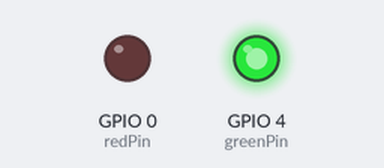
This sketch was run on a simulated ESP8266 (NodeMCU). Shown: output pins drawn as LEDs (lit = HIGH). WiFi joins after 1.5 s; servers stay silent unless stated.

Above: at 0.1 s.
Timing chart, 0 to 3.0 s (numbered marks = the images above):
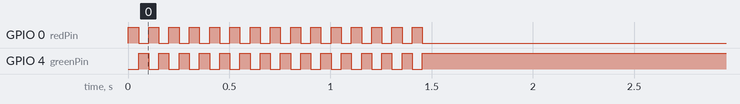

The sketch:

isItMe.ino
```cpp
#include <ESP8266WiFi.h>
#include <ESP8266Ping.h>

const int redPin = 0; //D3
const int greenPin = 4; //D4

void setup() {
  pinMode(redPin, OUTPUT);
  pinMode(greenPin, OUTPUT);
  WiFi.begin("REDACTED", "REDACTED");
  while(WiFi.status() != WL_CONNECTED) {
    digitalWrite(greenPin, LOW);
    digitalWrite(redPin, HIGH);
    delay(50);
    digitalWrite(redPin, LOW);
    digitalWrite(greenPin, HIGH);
    delay(50);
  }
}

void loop() {
  IPAddress ip = (1, 1, 1, 1);
  bool ret = Ping.ping(ip);
  if (ret) {
    digitalWrite(greenPin, HIGH);
    digitalWrite(redPin, LOW);
  } else {
    digitalWrite(greenPin, LOW);
    digitalWrite(redPin, HIGH);
  }
  delay(100);
}
```
